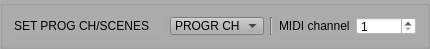
      <widget class="QGroupBox" name="formGroupBox_3">
       <property name="sizePolicy">
        <sizepolicy hsizetype="Expanding" vsizetype="Preferred">
         <horstretch>0</horstretch>
         <verstretch>0</verstretch>
        </sizepolicy>
       </property>
       <property name="maximumSize">
        <size>
         <width>16777215</width>
         <height>34</height>
        </size>
       </property>
       <property name="styleSheet">
        <string notr="true">background-color: rgb(170, 173, 173);</string>
       </property>
       <layout class="QHBoxLayout" name="horizontalLayout_5">
        <item>
         <widget class="QLabel" name="label_Bank3">
          <property name="sizePolicy">
           <sizepolicy hsizetype="Preferred" vsizetype="Preferred">
            <horstretch>0</horstretch>
            <verstretch>0</verstretch>
           </sizepolicy>
          </property>
          <property name="minimumSize">
           <size>
            <width>150</width>
            <height>0</height>
           </size>
          </property>
          <property name="maximumSize">
           <size>
            <width>16777215</width>
            <height>30</height>
           </size>
          </property>
          <property name="text">
           <string>SET PROG CH/SCENES</string>
          </property>
         </widget>
        </item>
        <item>
         <widget class="QComboBox" name="program_scene_fun1">
          <property name="sizePolicy">
           <sizepolicy hsizetype="Preferred" vsizetype="Preferred">
            <horstretch>0</horstretch>
            <verstretch>0</verstretch>
           </sizepolicy>
          </property>
          <property name="minimumSize">
           <size>
            <width>0</width>
            <height>18</height>
           </size>
          </property>
          <item>
           <property name="text">
            <string>PROGR CH</string>
           </property>
          </item>
          <item>
           <property name="text">
            <string>SCENES</string>
           </property>
          </item>
         </widget>
        </item>
        <item>
         <widget class="Line" name="line_67">
          <property name="orientation">
           <enum>Qt::Vertical</enum>
          </property>
         </widget>
        </item>
        <item>
         <widget class="QLabel" name="label_EXTPEDMIDICH_2">
          <property name="sizePolicy">
           <sizepolicy hsizetype="Preferred" vsizetype="Preferred">
            <horstretch>0</horstretch>
            <verstretch>0</verstretch>
           </sizepolicy>
          </property>
          <property name="maximumSize">
           <size>
            <width>180</width>
            <height>30</height>
           </size>
          </property>
          <property name="text">
           <string>MIDI channel</string>
          </property>
         </widget>
        </item>
        <item>
         <widget class="QSpinBox" name="spinBox_EXPEDMIDCH_2">
          <property name="sizePolicy">
           <sizepolicy hsizetype="Fixed" vsizetype="Fixed">
            <horstretch>0</horstretch>
            <verstretch>0</verstretch>
           </sizepolicy>
          </property>
          <property name="minimumSize">
           <size>
            <width>60</width>
            <height>18</height>
           </size>
          </property>
          <property name="styleSheet">
           <string notr="true">background-color: rgb(255, 255, 255);</string>
          </property>
          <property name="minimum">
           <number>1</number>
          </property>
          <property name="maximum">
           <number>16</number>
          </property>
         </widget>
        </item>
       </layout>
      </widget>
